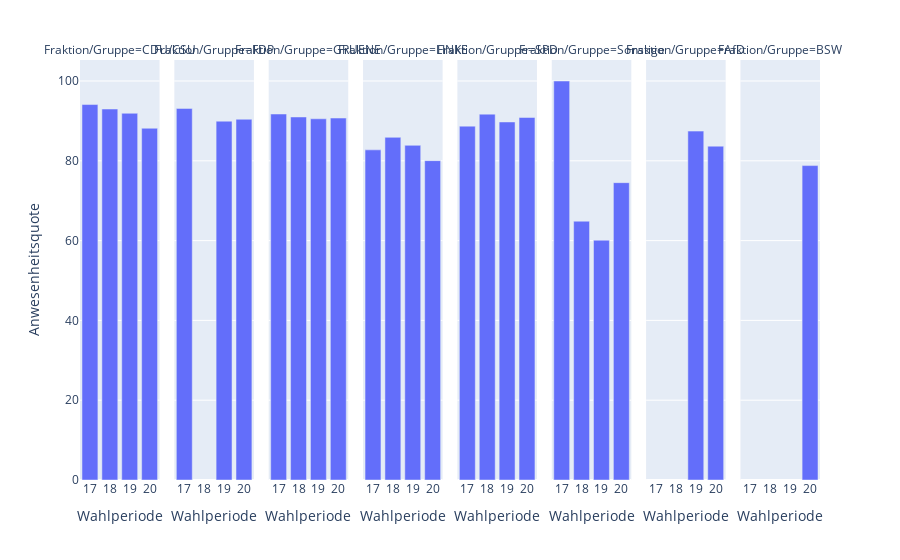

The notebook cell this image was saved under:
### Code cell
fig = px.bar(presence_df_overtime, x="Wahlperiode", y="Anwesenheitsquote", facet_col="Fraktion/Gruppe")

fig.show()

### Figure 1 — Plotly figure (JSON) as saved in the notebook; plotly's stock layout.template omitted (floating-point values rounded to 4 significant figures)
{"data": [{"hovertemplate": "Fraktion/Gruppe=CDU/CSU<br>Wahlperiode=%{x}<br>Anwesenheitsquote=%{y}<extra></extra>", "legendgroup": "", "marker": {"color": "#636efa", "pattern": {"shape": ""}}, "name": "", "orientation": "v", "showlegend": false, "textposition": "auto", "type": "bar", "x": [17, 18, 19, 20], "xaxis": "x", "y": [94.1, 92.98, 91.91, 88.16], "yaxis": "y"}, {"hovertemplate": "Fraktion/Gruppe=FDP<br>Wahlperiode=%{x}<br>Anwesenheitsquote=%{y}<extra></extra>", "legendgroup": "", "marker": {"color": "#636efa", "pattern": {"shape": ""}}, "name": "", "orientation": "v", "showlegend": false, "textposition": "auto", "type": "bar", "x": [17, 19, 20], "xaxis": "x2", "y": [93.13, 89.93, 90.42], "yaxis": "y2"}, {"hovertemplate": "Fraktion/Gruppe=GRUENE<br>Wahlperiode=%{x}<br>Anwesenheitsquote=%{y}<extra></extra>", "legendgroup": "", "marker": {"color": "#636efa", "pattern": {"shape": ""}}, "name": "", "orientation": "v", "showlegend": false, "textposition": "auto", "type": "bar", "x": [17, 18, 19, 20], "xaxis": "x3", "y": [91.73, 90.98, 90.53, 90.71], "yaxis": "y3"}, {"hovertemplate": "Fraktion/Gruppe=LINKE<br>Wahlperiode=%{x}<br>Anwesenheitsquote=%{y}<extra></extra>", "legendgroup": "", "marker": {"color": "#636efa", "pattern": {"shape": ""}}, "name": "", "orientation": "v", "showlegend": false, "textposition": "auto", "type": "bar", "x": [17, 18, 19, 20], "xaxis": "x4", "y": [82.74, 85.88, 83.88, 80.04], "yaxis": "y4"}, {"hovertemplate": "Fraktion/Gruppe=SPD<br>Wahlperiode=%{x}<br>Anwesenheitsquote=%{y}<extra></extra>", "legendgroup": "", "marker": {"color": "#636efa", "pattern": {"shape": ""}}, "name": "", "orientation": "v", "showlegend": false, "textposition": "auto", "type": "bar", "x": [17, 18, 19, 20], "xaxis": "x5", "y": [88.69, 91.7, 89.73, 90.86], "yaxis": "y5"}, {"hovertemplate": "Fraktion/Gruppe=Sonstige<br>Wahlperiode=%{x}<br>Anwesenheitsquote=%{y}<extra></extra>", "legendgroup": "", "marker": {"color": "#636efa", "pattern": {"shape": ""}}, "name": "", "orientation": "v", "showlegend": false, "textposition": "auto", "type": "bar", "x": [17, 18, 19, 20], "xaxis": "x6", "y": [100.0, 64.86, 60.11, 74.52], "yaxis": "y6"}, {"hovertemplate": "Fraktion/Gruppe=AfD<br>Wahlperiode=%{x}<br>Anwesenheitsquote=%{y}<extra></extra>", "legendgroup": "", "marker": {"color": "#636efa", "pattern": {"shape": ""}}, "name": "", "orientation": "v", "showlegend": false, "textposition": "auto", "type": "bar", "x": [19, 20], "xaxis": "x7", "y": [87.44, 83.67], "yaxis": "y7"}, {"hovertemplate": "Fraktion/Gruppe=BSW<br>Wahlperiode=%{x}<br>Anwesenheitsquote=%{y}<extra></extra>", "legendgroup": "", "marker": {"color": "#636efa", "pattern": {"shape": ""}}, "name": "", "orientation": "v", "showlegend": false, "textposition": "auto", "type": "bar", "x": [20], "xaxis": "x8", "y": [78.8], "yaxis": "y8"}], "layout": {"annotations": [{"font": {}, "showarrow": false, "text": "Fraktion/Gruppe=CDU/CSU", "x": 0.05375, "xanchor": "center", "xref": "paper", "y": 1, "yanchor": "bottom", "yref": "paper"}, {"font": {}, "showarrow": false, "text": "Fraktion/Gruppe=FDP", "x": 0.1812, "xanchor": "center", "xref": "paper", "y": 1, "yanchor": "bottom", "yref": "paper"}, {"font": {}, "showarrow": false, "text": "Fraktion/Gruppe=GRUENE", "x": 0.3087, "xanchor": "center", "xref": "paper", "y": 1, "yanchor": "bottom", "yref": "paper"}, {"font": {}, "showarrow": false, "text": "Fraktion/Gruppe=LINKE", "x": 0.4363, "xanchor": "center", "xref": "paper", "y": 1, "yanchor": "bottom", "yref": "paper"}, {"font": {}, "showarrow": false, "text": "Fraktion/Gruppe=SPD", "x": 0.5637, "xanchor": "center", "xref": "paper", "y": 1, "yanchor": "bottom", "yref": "paper"}, {"font": {}, "showarrow": false, "text": "Fraktion/Gruppe=Sonstige", "x": 0.6912, "xanchor": "center", "xref": "paper", "y": 1, "yanchor": "bottom", "yref": "paper"}, {"font": {}, "showarrow": false, "text": "Fraktion/Gruppe=AfD", "x": 0.8188, "xanchor": "center", "xref": "paper", "y": 1, "yanchor": "bottom", "yref": "paper"}, {"font": {}, "showarrow": false, "text": "Fraktion/Gruppe=BSW", "x": 0.9463, "xanchor": "center", "xref": "paper", "y": 1, "yanchor": "bottom", "yref": "paper"}], "barmode": "relative", "legend": {"tracegroupgap": 0}, "margin": {"t": 60}, "xaxis": {"anchor": "y", "domain": [0, 0.1075], "title": {"text": "Wahlperiode"}}, "xaxis2": {"anchor": "y2", "domain": [0.1275, 0.235], "matches": "x", "title": {"text": "Wahlperiode"}}, "xaxis3": {"anchor": "y3", "domain": [0.255, 0.3625], "matches": "x", "title": {"text": "Wahlperiode"}}, "xaxis4": {"anchor": "y4", "domain": [0.3825, 0.49], "matches": "x", "title": {"text": "Wahlperiode"}}, "xaxis5": {"anchor": "y5", "domain": [0.51, 0.6175], "matches": "x", "title": {"text": "Wahlperiode"}}, "xaxis6": {"anchor": "y6", "domain": [0.6375, 0.745], "matches": "x", "title": {"text": "Wahlperiode"}}, "xaxis7": {"anchor": "y7", "domain": [0.765, 0.8725], "matches": "x", "title": {"text": "Wahlperiode"}}, "xaxis8": {"anchor": "y8", "domain": [0.8925, 1], "matches": "x", "title": {"text": "Wahlperiode"}}, "yaxis": {"anchor": "x", "domain": [0, 1], "title": {"text": "Anwesenheitsquote"}}, "yaxis2": {"anchor": "x2", "domain": [0, 1], "matches": "y", "showticklabels": false}, "yaxis3": {"anchor": "x3", "domain": [0, 1], "matches": "y", "showticklabels": false}, "yaxis4": {"anchor": "x4", "domain": [0, 1], "matches": "y", "showticklabels": false}, "yaxis5": {"anchor": "x5", "domain": [0, 1], "matches": "y", "showticklabels": false}, "yaxis6": {"anchor": "x6", "domain": [0, 1], "matches": "y", "showticklabels": false}, "yaxis7": {"anchor": "x7", "domain": [0, 1], "matches": "y", "showticklabels": false}, "yaxis8": {"anchor": "x8", "domain": [0, 1], "matches": "y", "showticklabels": false}}}
